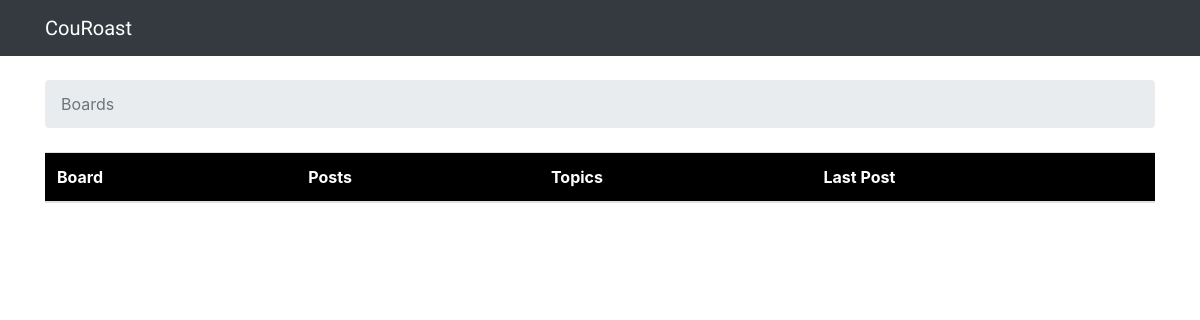
The app's page /, older data.
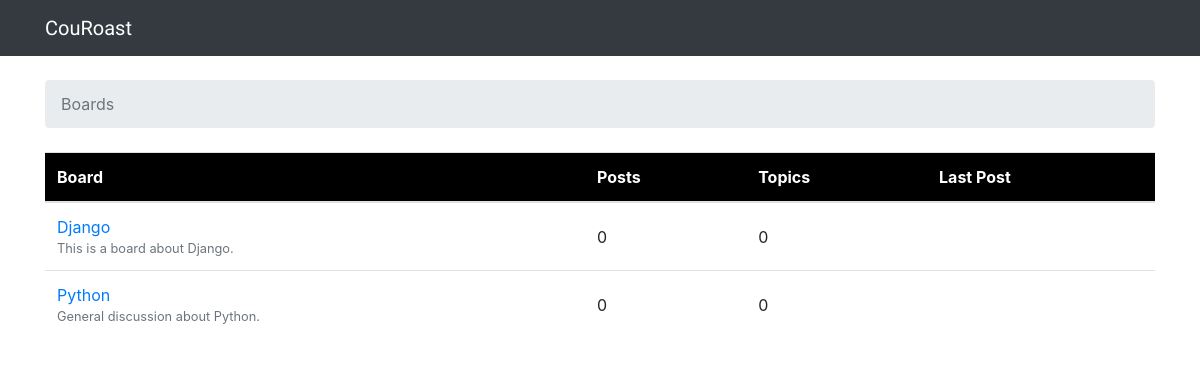
The same page, newer data.
### boards/models.py (models this page shows, shortened)
class Board(models.Model):
    name = models.CharField(max_length = 30, unique = True)
    description = models.CharField(max_length = 100)

### boards/views.py (the view)
# urls.py: 2. Add a URL to urlpatterns:  path('', views.home, name='home')
def home(request):
    boards = Board.objects.all()
    return render(request,'home.html',{'boards':boards})

### templates/home.html
{% extends 'base.html' %}
{% block breadcrumb %}
    <li class = "breadcrumb-item active">Boards</li>
{% endblock %}
{% block content %}
    <table class = "table">
        <thead class = "thead-inverse" style="background-color:black">
            <tr>
                <th style="color: white">Board</th>
                <th style="color:white">Posts</th>
                <th style="color:white">Topics</th>
                <th style="color:white">Last Post</th>
            </tr>
        </thead>
        <tbody>
            {% for board in boards %}
                <tr>
                    <td>
                        <a href="{%url 'board_topics' board.pk %}">{{board.name}}</a>
                        <small class="text-muted d-block">{{board.description}}</small>
                    </td>
                    <td class="align-middle">0</td>
                    <td class="align-middle">0</td>
                    <td></td>
                </tr>
            {% endfor %}
        </tbody>
    </table>
 {% endblock %}

Row changes from the older to the newer data that the page shows:
added Board: name "Django", description "This is a board about Django."
added Board: name "Python", description "General discussion about Python."
